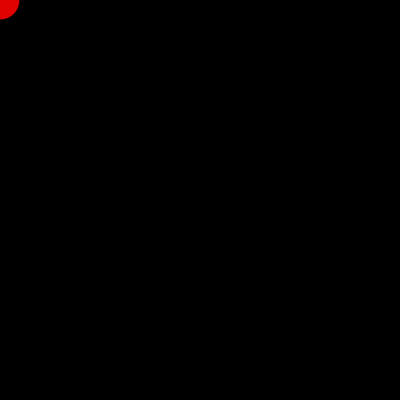
Frame 1 (no input)
Frame 60 (no input): identical to frame 1, image omitted
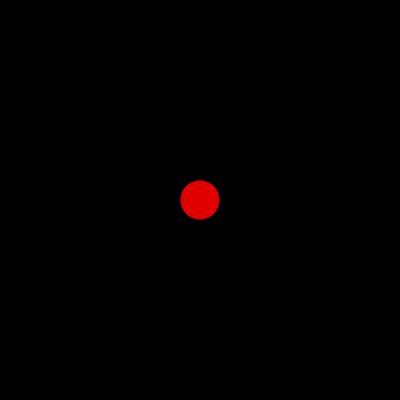
Frame 120 (the mouse pressed at the canvas centre since frame 60)

The p5.js sketch that drew these frames (run headless with seeded random() and noise() and a simulated clock; from frame 60 on, the mouse is pressed at the canvas centre):

// p5.js sketch
// ── sketch.js
function setup() {
  createCanvas(400, 400);
}

function draw() {
  background(0);
  fill(225, 0, 0);
  ellipse(mouseX, mouseY, 40);
}
